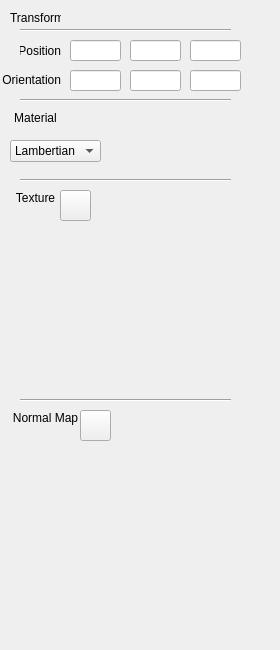
<?xml version="1.0" encoding="UTF-8"?>
<ui version="4.0">
 <class>Inspector</class>
 <widget class="QWidget" name="Inspector">
  <property name="geometry">
   <rect>
    <x>0</x>
    <y>0</y>
    <width>280</width>
    <height>650</height>
   </rect>
  </property>
  <property name="minimumSize">
   <size>
    <width>280</width>
    <height>650</height>
   </size>
  </property>
  <property name="windowTitle">
   <string>Form</string>
  </property>
  <widget class="QLabel" name="position_label">
   <property name="geometry">
    <rect>
     <x>20</x>
     <y>40</y>
     <width>41</width>
     <height>21</height>
    </rect>
   </property>
   <property name="text">
    <string>Position</string>
   </property>
   <property name="alignment">
    <set>Qt::AlignRight|Qt::AlignTrailing|Qt::AlignVCenter</set>
   </property>
  </widget>
  <widget class="QLabel" name="orientation_label">
   <property name="geometry">
    <rect>
     <x>-10</x>
     <y>70</y>
     <width>71</width>
     <height>20</height>
    </rect>
   </property>
   <property name="text">
    <string>Orientation</string>
   </property>
   <property name="alignment">
    <set>Qt::AlignRight|Qt::AlignTrailing|Qt::AlignVCenter</set>
   </property>
  </widget>
  <widget class="QLineEdit" name="position_x">
   <property name="geometry">
    <rect>
     <x>70</x>
     <y>40</y>
     <width>51</width>
     <height>21</height>
    </rect>
   </property>
   <property name="alignment">
    <set>Qt::AlignRight|Qt::AlignTrailing|Qt::AlignVCenter</set>
   </property>
  </widget>
  <widget class="QLineEdit" name="position_y">
   <property name="geometry">
    <rect>
     <x>130</x>
     <y>40</y>
     <width>51</width>
     <height>21</height>
    </rect>
   </property>
   <property name="alignment">
    <set>Qt::AlignRight|Qt::AlignTrailing|Qt::AlignVCenter</set>
   </property>
  </widget>
  <widget class="QLineEdit" name="position_z">
   <property name="geometry">
    <rect>
     <x>190</x>
     <y>40</y>
     <width>51</width>
     <height>21</height>
    </rect>
   </property>
   <property name="alignment">
    <set>Qt::AlignRight|Qt::AlignTrailing|Qt::AlignVCenter</set>
   </property>
  </widget>
  <widget class="QLineEdit" name="orientation_z">
   <property name="geometry">
    <rect>
     <x>190</x>
     <y>70</y>
     <width>51</width>
     <height>21</height>
    </rect>
   </property>
   <property name="alignment">
    <set>Qt::AlignRight|Qt::AlignTrailing|Qt::AlignVCenter</set>
   </property>
  </widget>
  <widget class="QLineEdit" name="orientation_y">
   <property name="geometry">
    <rect>
     <x>130</x>
     <y>70</y>
     <width>51</width>
     <height>21</height>
    </rect>
   </property>
   <property name="alignment">
    <set>Qt::AlignRight|Qt::AlignTrailing|Qt::AlignVCenter</set>
   </property>
  </widget>
  <widget class="QLineEdit" name="orientation_x">
   <property name="geometry">
    <rect>
     <x>70</x>
     <y>70</y>
     <width>51</width>
     <height>21</height>
    </rect>
   </property>
   <property name="alignment">
    <set>Qt::AlignRight|Qt::AlignTrailing|Qt::AlignVCenter</set>
   </property>
  </widget>
  <widget class="QLabel" name="transform_label">
   <property name="geometry">
    <rect>
     <x>10</x>
     <y>10</y>
     <width>51</width>
     <height>16</height>
    </rect>
   </property>
   <property name="frameShape">
    <enum>QFrame::NoFrame</enum>
   </property>
   <property name="text">
    <string>Transform</string>
   </property>
   <property name="textFormat">
    <enum>Qt::RichText</enum>
   </property>
   <property name="alignment">
    <set>Qt::AlignCenter</set>
   </property>
  </widget>
  <widget class="Line" name="line">
   <property name="geometry">
    <rect>
     <x>20</x>
     <y>20</y>
     <width>211</width>
     <height>20</height>
    </rect>
   </property>
   <property name="orientation">
    <enum>Qt::Horizontal</enum>
   </property>
  </widget>
  <widget class="Line" name="line_2">
   <property name="geometry">
    <rect>
     <x>20</x>
     <y>90</y>
     <width>211</width>
     <height>20</height>
    </rect>
   </property>
   <property name="orientation">
    <enum>Qt::Horizontal</enum>
   </property>
  </widget>
  <widget class="QLabel" name="material_label">
   <property name="geometry">
    <rect>
     <x>10</x>
     <y>110</y>
     <width>51</width>
     <height>16</height>
    </rect>
   </property>
   <property name="frameShape">
    <enum>QFrame::NoFrame</enum>
   </property>
   <property name="text">
    <string>Material</string>
   </property>
   <property name="textFormat">
    <enum>Qt::RichText</enum>
   </property>
   <property name="alignment">
    <set>Qt::AlignCenter</set>
   </property>
  </widget>
  <widget class="QComboBox" name="comboBox">
   <property name="geometry">
    <rect>
     <x>10</x>
     <y>140</y>
     <width>91</width>
     <height>22</height>
    </rect>
   </property>
   <item>
    <property name="text">
     <string>Lambertian</string>
    </property>
   </item>
   <item>
    <property name="text">
     <string>BlinnPhong</string>
    </property>
   </item>
   <item>
    <property name="text">
     <string>Metal</string>
    </property>
   </item>
   <item>
    <property name="text">
     <string>Dielectric</string>
    </property>
   </item>
  </widget>
  <widget class="Line" name="line_3">
   <property name="geometry">
    <rect>
     <x>20</x>
     <y>170</y>
     <width>211</width>
     <height>20</height>
    </rect>
   </property>
   <property name="orientation">
    <enum>Qt::Horizontal</enum>
   </property>
  </widget>
  <widget class="QLabel" name="texture_label">
   <property name="geometry">
    <rect>
     <x>10</x>
     <y>190</y>
     <width>51</width>
     <height>16</height>
    </rect>
   </property>
   <property name="frameShape">
    <enum>QFrame::NoFrame</enum>
   </property>
   <property name="text">
    <string>Texture</string>
   </property>
   <property name="textFormat">
    <enum>Qt::RichText</enum>
   </property>
   <property name="alignment">
    <set>Qt::AlignCenter</set>
   </property>
  </widget>
  <widget class="QLabel" name="texture_view">
   <property name="geometry">
    <rect>
     <x>20</x>
     <y>230</y>
     <width>150</width>
     <height>150</height>
    </rect>
   </property>
   <property name="text">
    <string/>
   </property>
  </widget>
  <widget class="Line" name="line_4">
   <property name="geometry">
    <rect>
     <x>20</x>
     <y>390</y>
     <width>211</width>
     <height>20</height>
    </rect>
   </property>
   <property name="orientation">
    <enum>Qt::Horizontal</enum>
   </property>
  </widget>
  <widget class="QLabel" name="normal_label">
   <property name="geometry">
    <rect>
     <x>10</x>
     <y>410</y>
     <width>71</width>
     <height>16</height>
    </rect>
   </property>
   <property name="frameShape">
    <enum>QFrame::NoFrame</enum>
   </property>
   <property name="text">
    <string>Normal Map</string>
   </property>
   <property name="textFormat">
    <enum>Qt::RichText</enum>
   </property>
   <property name="alignment">
    <set>Qt::AlignCenter</set>
   </property>
  </widget>
  <widget class="QPushButton" name="open_texture">
   <property name="geometry">
    <rect>
     <x>60</x>
     <y>190</y>
     <width>31</width>
     <height>31</height>
    </rect>
   </property>
   <property name="text">
    <string/>
   </property>
  </widget>
  <widget class="QLabel" name="normal_view">
   <property name="geometry">
    <rect>
     <x>20</x>
     <y>450</y>
     <width>150</width>
     <height>150</height>
    </rect>
   </property>
   <property name="text">
    <string/>
   </property>
  </widget>
  <widget class="QPushButton" name="open_normal">
   <property name="geometry">
    <rect>
     <x>80</x>
     <y>410</y>
     <width>31</width>
     <height>31</height>
    </rect>
   </property>
   <property name="text">
    <string/>
   </property>
  </widget>
 </widget>
 <resources/>
 <connections/>
</ui>
